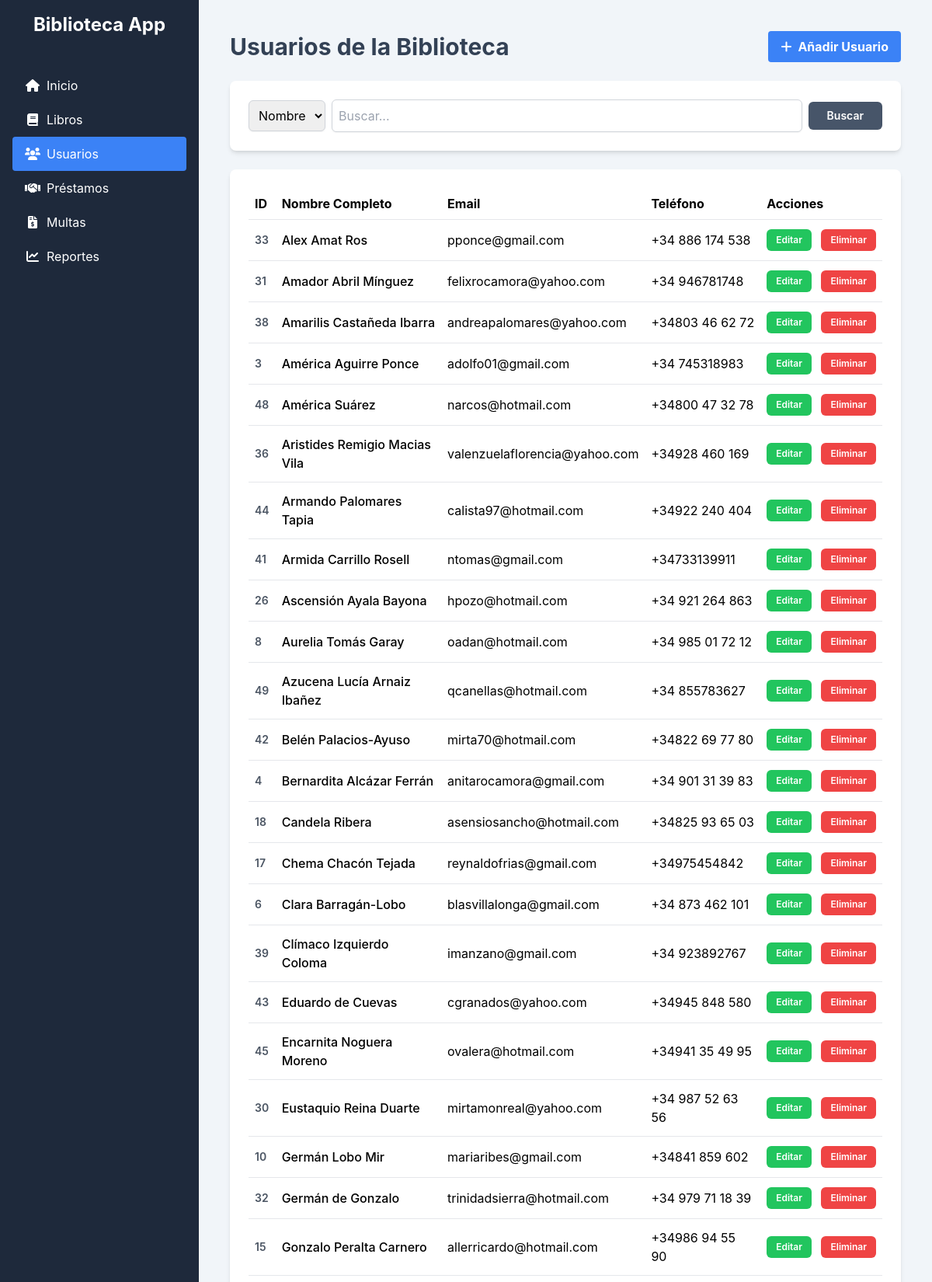
The page /usuarios/ (signed in, upper part) on the database its author committed.
### GestionApp/models.py (models this page shows, shortened)
class Usuario(models.Model):
    TIPO_USUARIO_CHOICES = [
        ('basica', 'Estudiante (Básica/Media)'),
        ('universitario', 'Universitario'),
        ('adulto', 'Adulto'),
    ]
    id_usuario = models.AutoField(primary_key=True)
    nombre_completo = models.CharField(max_length=255)
    correo_electronico = models.EmailField(unique=True)
    telefono = models.CharField(max_length=20, blank=True, null=True)
    direccion = models.TextField(blank=True, null=True)
    tipo_usuario = models.CharField(max_length=50, choices=TIPO_USUARIO_CHOICES, default='adulto')
    fecha_registro = models.DateField(auto_now_add=True)

### GestionApp/decorators.py (the view)
    def wrapper(request, *args, **kwargs):
        if 'login_usuario_id' not in request.session:
            return redirect('login')
        return function(request, *args, **kwargs)

### GestionApp/views.py (called while the page is built)
@login_required
def usuarios_view(request):
    query = request.GET.get('q', '')
    campo = request.GET.get('campo', 'nombre_completo')
    usuarios = Usuario.objects.all()
    if query:
        if campo == 'nombre_completo':
            usuarios = usuarios.filter(nombre_completo__icontains=query)
        elif campo == 'correo_electronico':
            usuarios = usuarios.filter(correo_electronico__icontains=query)
    return render(request, 'GestionApp/lista_usuarios.html', {
        'usuarios': usuarios.order_by('nombre_completo'),
        'query': query,
        'campo_seleccionado': campo
    })

### GestionApp/templates/GestionApp/lista_usuarios.html (shortened to what this page needs)
{% extends 'GestionApp/base.html' %}
{% block content %}
<div class="flex justify-between items-center mb-6">
    <h2 class="text-3xl font-bold text-slate-700">Usuarios de la Biblioteca</h2>
    <button id="add-usuario-btn" class="bg-blue-500 hover:bg-blue-600 text-white font-bold py-2 px-4 rounded">
        <i class="fas fa-plus mr-2"></i>Añadir Usuario
    </button>
</div>
<div class="bg-white p-6 rounded-lg shadow-md mb-6">
    <form method="GET" action="{% url 'lista_usuarios' %}">
        <div class="flex items-center gap-x-2">
            <select name="campo" class="p-2 border border-gray-300 rounded-md shadow-sm">
                <option value="nombre_completo" {% if campo_seleccionado == 'nombre_completo' %}selected{% endif %}>Nombre</option>
            </select>
            <input
                type="text"
                name="q"
                value="{{ query|default:'' }}"
                class="flex-grow block w-full p-2 border border-gray-300 rounded-md shadow-sm"
                placeholder="Buscar...">
            <button type="submit" class="rounded-md bg-slate-600 px-6 py-2 text-sm font-semibold text-white shadow-sm hover:bg-slate-500">Buscar</button>
        </div>
    </form>
</div>
<div class="bg-white p-6 rounded-lg shadow-md overflow-x-auto">
    <table class="w-full text-left">
        <thead>
            <tr class="border-b"><th class="py-2 px-2">ID</th><th class="py-2 px-2">Nombre Completo</th><th class="py-2 px-2">Email</th><th class="py-2 px-2">Teléfono</th><th class="py-2 px-2">Acciones</th></tr>
        </thead>
        <tbody id="user-table-body">
            {% for usuario in usuarios %}
            <tr class="border-b hover:bg-gray-50">
                <td class="py-3 px-2 text-sm text-gray-600 font-semibold">{{ usuario.id_usuario }}</td>
                <td class="py-3 px-2 font-medium">{{ usuario.nombre_completo }}</td>
                <td class="py-3 px-2">{{ usuario.correo_electronico }}</td>
                <td class="py-3 px-2">{{ usuario.telefono|default:"N/A" }}</td>
                <td class="py-3 px-2 space-x-2 whitespace-nowrap">
                    <button data-url="{% url 'usuario_editar' id=usuario.id_usuario %}" class="edit-btn text-xs bg-green-500 text-white px-3 py-1.5 rounded-md hover:bg-green-600 font-semibold">Editar</button>
                    <button data-url="{% url 'usuario_eliminar' id=usuario.id_usuario %}" class="delete-btn text-xs bg-red-500 text-white px-3 py-1.5 rounded-md hover:bg-red-600 font-semibold">Eliminar</button>
                </td>
            </tr>
            {% empty %}
            <tr><td colspan="5" class="text-center py-10">No se encontraron usuarios.</td></tr>
            {% endfor %}
        </tbody>
    </table>
</div>
{% endblock %}

### GestionApp/templates/GestionApp/base.html (style rules this page uses)
body { font-family: 'Inter', sans-serif; }

### rows shown on the page
Usuario: id_usuario "33", nombre_completo "Alex Amat Ros", correo_electronico "pponce@gmail.com", telefono "+34 886 174 538"
Usuario: id_usuario "31", nombre_completo "Amador Abril Mínguez", correo_electronico "felixrocamora@yahoo.com", telefono "+34 946781748"
Usuario: id_usuario "38", nombre_completo "Amarilis Castañeda Ibarra", correo_electronico "andreapalomares@yahoo.com", telefono "+34803 46 62 72"
Usuario: id_usuario "3", nombre_completo "América Aguirre Ponce", correo_electronico "adolfo01@gmail.com", telefono "+34 745318983"
Usuario: id_usuario "48", nombre_completo "América Suárez", correo_electronico "narcos@hotmail.com", telefono "+34800 47 32 78"
Usuario: id_usuario "36", nombre_completo "Aristides Remigio Macias Vila", correo_electronico "valenzuelaflorencia@yahoo.com", telefono "+34928 460 169"
Usuario: id_usuario "44", nombre_completo "Armando Palomares Tapia", correo_electronico "calista97@hotmail.com", telefono "+34922 240 404"
Usuario: id_usuario "41", nombre_completo "Armida Carrillo Rosell", correo_electronico "ntomas@gmail.com", telefono "+34733139911"
Usuario: id_usuario "26", nombre_completo "Ascensión Ayala Bayona", correo_electronico "hpozo@hotmail.com", telefono "+34 921 264 863"
Usuario: id_usuario "8", nombre_completo "Aurelia Tomás Garay", correo_electronico "oadan@hotmail.com", telefono "+34 985 01 72 12"
Usuario: id_usuario "49", nombre_completo "Azucena Lucía Arnaiz Ibañez", correo_electronico "qcanellas@hotmail.com", telefono "+34 855783627"
Usuario: id_usuario "42", nombre_completo "Belén Palacios-Ayuso", correo_electronico "mirta70@hotmail.com", telefono "+34822 69 77 80"
Usuario: id_usuario "4", nombre_completo "Bernardita Alcázar Ferrán", correo_electronico "anitarocamora@gmail.com", telefono "+34 901 31 39 83"
Usuario: id_usuario "18", nombre_completo "Candela Ribera", correo_electronico "asensiosancho@hotmail.com", telefono "+34825 93 65 03"
Usuario: id_usuario "17", nombre_completo "Chema Chacón Tejada", correo_electronico "reynaldofrias@gmail.com", telefono "+34975454842"
Usuario: id_usuario "6", nombre_completo "Clara Barragán-Lobo", correo_electronico "blasvillalonga@gmail.com", telefono "+34 873 462 101"
Usuario: id_usuario "39", nombre_completo "Clímaco Izquierdo Coloma", correo_electronico "imanzano@gmail.com", telefono "+34 923892767"
Usuario: id_usuario "43", nombre_completo "Eduardo de Cuevas", correo_electronico "cgranados@yahoo.com", telefono "+34945 848 580"
Usuario: id_usuario "45", nombre_completo "Encarnita Noguera Moreno", correo_electronico "ovalera@hotmail.com", telefono "+34941 35 49 95"
Usuario: id_usuario "30", nombre_completo "Eustaquio Reina Duarte", correo_electronico "mirtamonreal@yahoo.com", telefono "+34 987 52 63 56"
Usuario: id_usuario "10", nombre_completo "Germán Lobo Mir", correo_electronico "mariaribes@gmail.com", telefono "+34841 859 602"
Usuario: id_usuario "32", nombre_completo "Germán de Gonzalo", correo_electronico "trinidadsierra@hotmail.com", telefono "+34 979 71 18 39"
Usuario: id_usuario "15", nombre_completo "Gonzalo Peralta Carnero", correo_electronico "allerricardo@hotmail.com", telefono "+34986 94 55 90"
